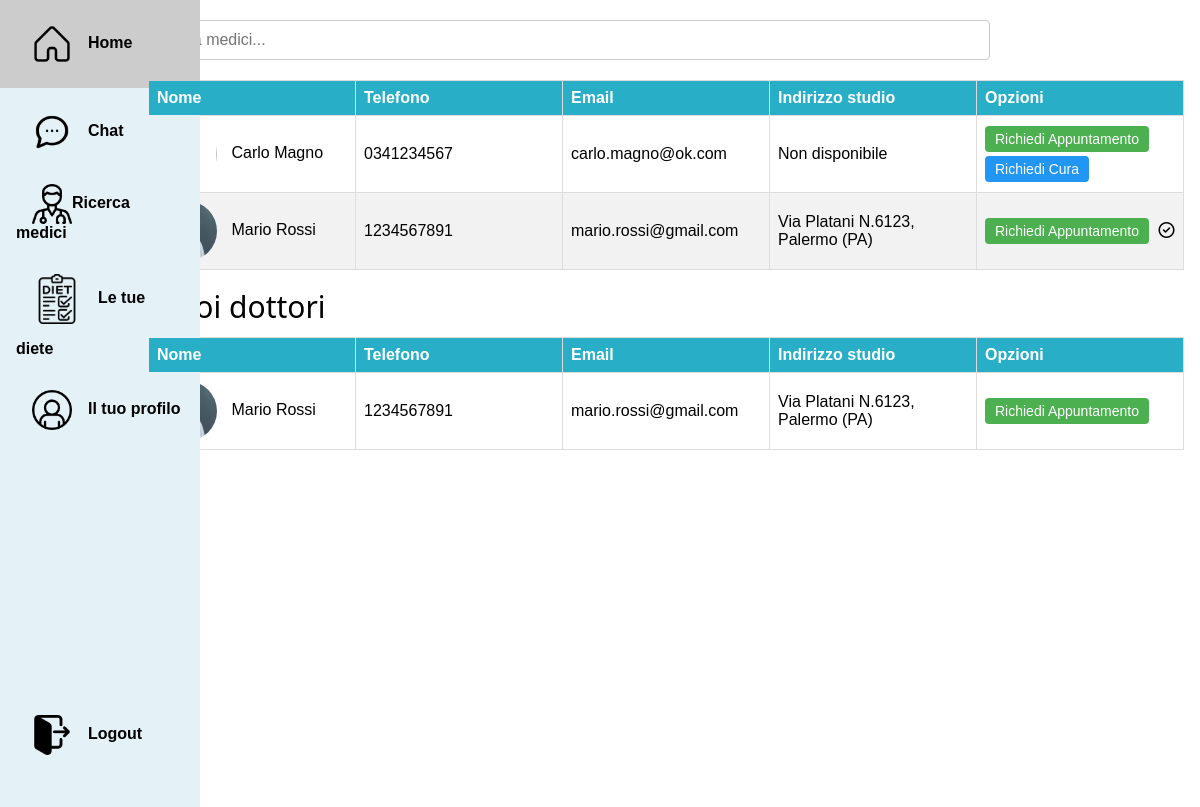
/ricerca_medici/ (signed in), run on the app's committed database.
### myapp/models.py (models this page shows, shortened)
class Utente(AbstractUser):
    cf = models.CharField(max_length=16, blank=True)
    nome = models.CharField(max_length=30, blank=True)
    cognome = models.CharField(max_length=30, blank=True)
    provincia = models.CharField(max_length=2, blank=True)
    telefono = models.CharField(max_length=10)
    email = models.EmailField(max_length=100, blank=True)
    genere = models.CharField(max_length=1, choices=[('M', 'Maschio'), ('F', 'Femmina')])
    data_nascita = models.DateField()
    foto_profilo = models.ImageField(upload_to='images/', default='images/default.jpg')
    tipo_utente = models.BooleanField(default=False)  # tipo = 1 => dottore, tipo = 0 => paziente
    objects = CustomUserManager()

class Studio(models.Model):
    medico = models.OneToOneField(Utente, on_delete=models.CASCADE, limit_choices_to={'tipo_utente': True})
    via = models.CharField(max_length=50,blank=True)
    civico = models.IntegerField(blank=True)
    citta = models.CharField(max_length=30,blank=True)
    provincia = models.CharField(max_length=2,blank=True)

class Cura(models.Model):
    idDottore = models.ForeignKey(Utente, related_name='cure_dottore', null=True, on_delete=models.CASCADE)
    idPaziente = models.ForeignKey(Utente, related_name='cure_paziente', null=True, on_delete=models.CASCADE)
    statoRichiesta=models.IntegerField(default=-1)

### myapp/views.py (the view)
# urls.py: path('ricerca_medici/', views.ricerca, name='ricerca'),
@login_required
def ricerca(request):
    paziente = request.user
    doctors = Utente.objects.filter(tipo_utente=True).select_related('studio').order_by('nome', 'cognome')
    richieste_paziente = Cura.objects.filter(idPaziente=paziente).values_list('idDottore_id', flat=True)
    medici_curanti = Cura.objects.filter(idPaziente=paziente, statoRichiesta=1).select_related('idDottore')
    context={
        'doctors': doctors,
        'richieste_dottori': richieste_paziente,
        'medici_curanti': medici_curanti
    }
    return render(request, 'ricerca_medici.html', context)

### myapp/templates/ricerca_medici.html (shortened to what this page needs)
{% extends 'base.html' %}
{% load static %}
{% block content %}
{% load static %}
<link rel="stylesheet" href="{% static 'css/doctors.css' %}">
<div class="search-container w3-margin-left">
    <input type="text" id="searchInput" placeholder="Cerca medici..." onkeyup="searchDoctors()">
</div>
<div class="results-container w3-margin-left  w3-margin-right">
    <table class="results-table table table-striped">
        <thead>
            <tr>
                <th>Nome</th>
                <th>Telefono</th>
                <th>Email</th>
                <th>Indirizzo studio</th>
                <th>Opzioni</th>
            </tr>
        </thead>
        <tbody id="resultsBody">
            {% for doctor in doctors %}
            <tr>
                <td>
                    {{ doctor.nome }} {{ doctor.cognome }}
                </td>
                <td>{{ doctor.telefono }}</td>
                <td>{{ doctor.email }}</td>
                <td>
                    {% if doctor.studio %}
                    Via {{ doctor.studio.via }} N.{{ doctor.studio.civico }}, {{ doctor.studio.citta }}
                    ({{doctor.studio.provincia }})
                    {%else%}
                    Non disponibile
                    {% endif %}
                </td>
                <td class="action-buttons">
                    <button class="appointment-button" onclick="openAppointmentModal('{{ doctor.id }}')">Richiedi
                        Appuntamento</button>
                    <form method="post" action="{% url 'richiesta_cura' doctor.id %}" style="display:inline;">
                        {% if doctor.id in richieste_dottori %}
                        <i class="far fa-check-circle"> </i>
                        {% else %}
                        <button type="submit" class="treatment-button" style="margin-top: 2%;">Richiedi Cura</button>
                        {% endif %}
                    </form>
                </td>
            </tr>
            {% endfor %}
        </tbody>
    </table>
</div>
<div class="current-doctors-container w3-margin-left w3-margin-right">
    <h2>I tuoi dottori</h2>
    <table class="results-table table table-striped">
        <thead>
            <tr>
                <th>Nome</th>
                <th>Telefono</th>
                <th>Email</th>
                <th>Indirizzo studio</th>
                <th>Opzioni</th>
            </tr>
        </thead>
        <tbody id="currentDoctorsBody">
            {% for cura in medici_curanti %}
            <tr>
                <td>
                    {{ cura.idDottore.nome}} {{ cura.idDottore.cognome }}
                </td>
                <td>{{ cura.idDottore.telefono }}</td>
                <td>{{ cura.idDottore.email }}</td>
                <td>
                    {% if cura.idDottore.studio %}
                    Via {{ cura.idDottore.studio.via }} N.{{ cura.idDottore.studio.civico }},
                    {{cura.idDottore.studio.citta }} ({{ cura.idDottore.studio.provincia }})
                    {%else%}
                    Non disponibile
                    {% endif %}
                </td>
                <td class="action-buttons"><button class="appointment-button"
                        onclick="openAppointmentModal('{{ cura.idDottore.id }}')">Richiedi Appuntamento</button></td>
            </tr>
            {% endfor %}
        </tbody>
    </table>
</div>
{%endblock %}

### static/css/styles.css (style rules this page uses)
.search-container { margin-bottom: 20px; }
.search-container input[type="text"] { width: 80%; padding: 10px; font-size: 16px; border: 1px solid #ccc; border-radius: 4px; }
.results-table { width: 100%; border-collapse: collapse; }
.results-table th, .results-table td { border: 1px solid #ccc; padding: 10px; text-align: left; }
.results-table th { background-color: #159096; color: white; }
.results-table tr:nth-child(even) { background-color: #f2f2f2; }
table { border-collapse: collapse; width: 100%; margin-bottom: 1em; }
table, th, td { border: 1px solid #28afc7; }
th, td { padding: 8px; text-align: left; }
th { background-color: #28afc7; color: white; }
html { box-sizing: border-box }
*, *:before, *:after { box-sizing: inherit }
html { -ms-text-size-adjust: 100%; -webkit-text-size-adjust: 100% }
button, input, select, textarea, optgroup { font: inherit; margin: 0 }
button, input { overflow: visible }
button, select { text-transform: none }
button, [type=button], [type=reset], [type=submit] { -webkit-appearance: button }
html, body { font-family: Arial, sans-serif; margin: 0; padding: 0; display: flex; margin: 0; height: 100%; width: 100%; }
html { overflow-x: hidden }
h2 { font-size: 30px }
h1, h2, h3, h4, h5, h6 { font-family: "Segoe UI", Arial, sans-serif; font-weight: 400; margin: 10px 0 }
.w3-margin-left { margin-left: 16px !important }
.w3-margin-right { margin-right: 16px !important }

### static/css/doctors.css (style rules this page uses)
.search-container { margin-bottom: 20px; }
.search-container input[type="text"] { width: 80%; padding: 10px; font-size: 16px; border: 1px solid #ccc; border-radius: 4px; }
.results-table { width: 100%; border-collapse: collapse; }
.results-table th, .results-table td { border: 1px solid #ccc; padding: 10px; text-align: left; }
.results-table th { background-color: #159096; color: white; }
.results-table tr:nth-child(even) { background-color: #f2f2f2; }
.action-buttons button { padding: 5px 10px; margin-right: 5px; font-size: 14px; border: none; border-radius: 4px; cursor: pointer; }
.appointment-button { background-color: #4CAF50; color: white; }
.treatment-button { background-color: #2196F3; color: white; }

### static/css/diet.css (style rules this page uses)
table { border-collapse: collapse; width: 100%; margin-bottom: 1em; }
table, th, td { border: 1px solid #28afc7; }
th, td { padding: 8px; text-align: left; }
th { background-color: #28afc7; color: white; }
.results-table thead th { background-color: #28afc7; border: 1px solid #ddd; padding: 8px; text-align: left; position: sticky; top: 0; width: 20%; z-index: 1; }
.results-table tbody td { border: 1px solid #ddd; padding: 8px; text-align: left; width: 20%; }

### data on the page
Utente: nome "Carlo", cognome "Magno", telefono "0341234567", email "carlo.magno@ok.com", shows "Non disponibile", shows "Richiedi Cura"
Utente: nome "Mario", cognome "Rossi", telefono "1234567891", email "mario.rossi@gmail.com", studio.via "Platani", studio.civico "6123", studio.citta "Palermo", studio.provincia "PA"
Cura: idDottore.nome "Mario", idDottore.cognome "Rossi", idDottore.telefono "1234567891", idDottore.email "mario.rossi@gmail.com", idDottore.studio.via "Platani", idDottore.studio.civico "6123", idDottore.studio.citta "Palermo", idDottore.studio.provincia "PA"
